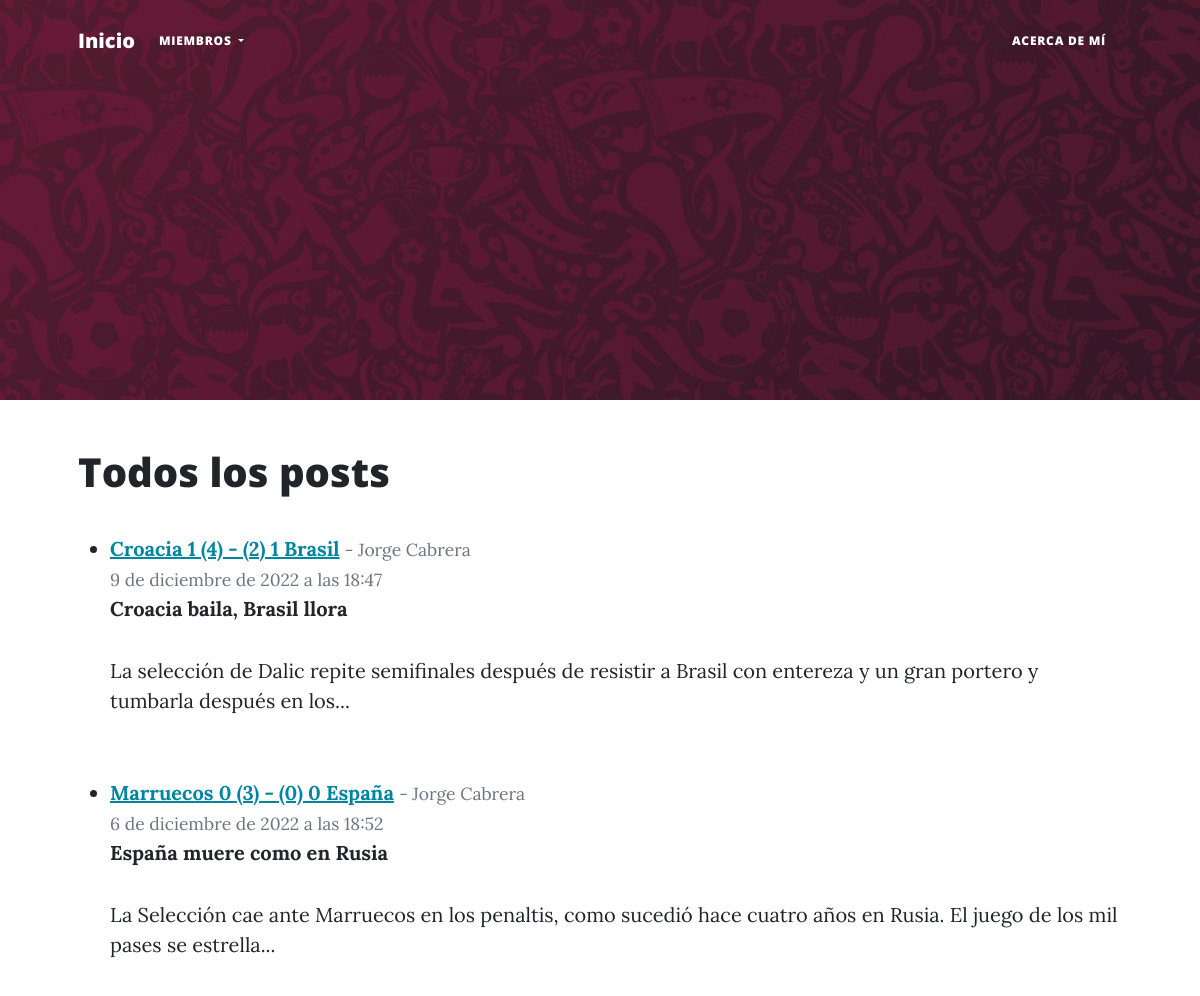
The page /all_posts/ (upper part) on the database as committed earlier.
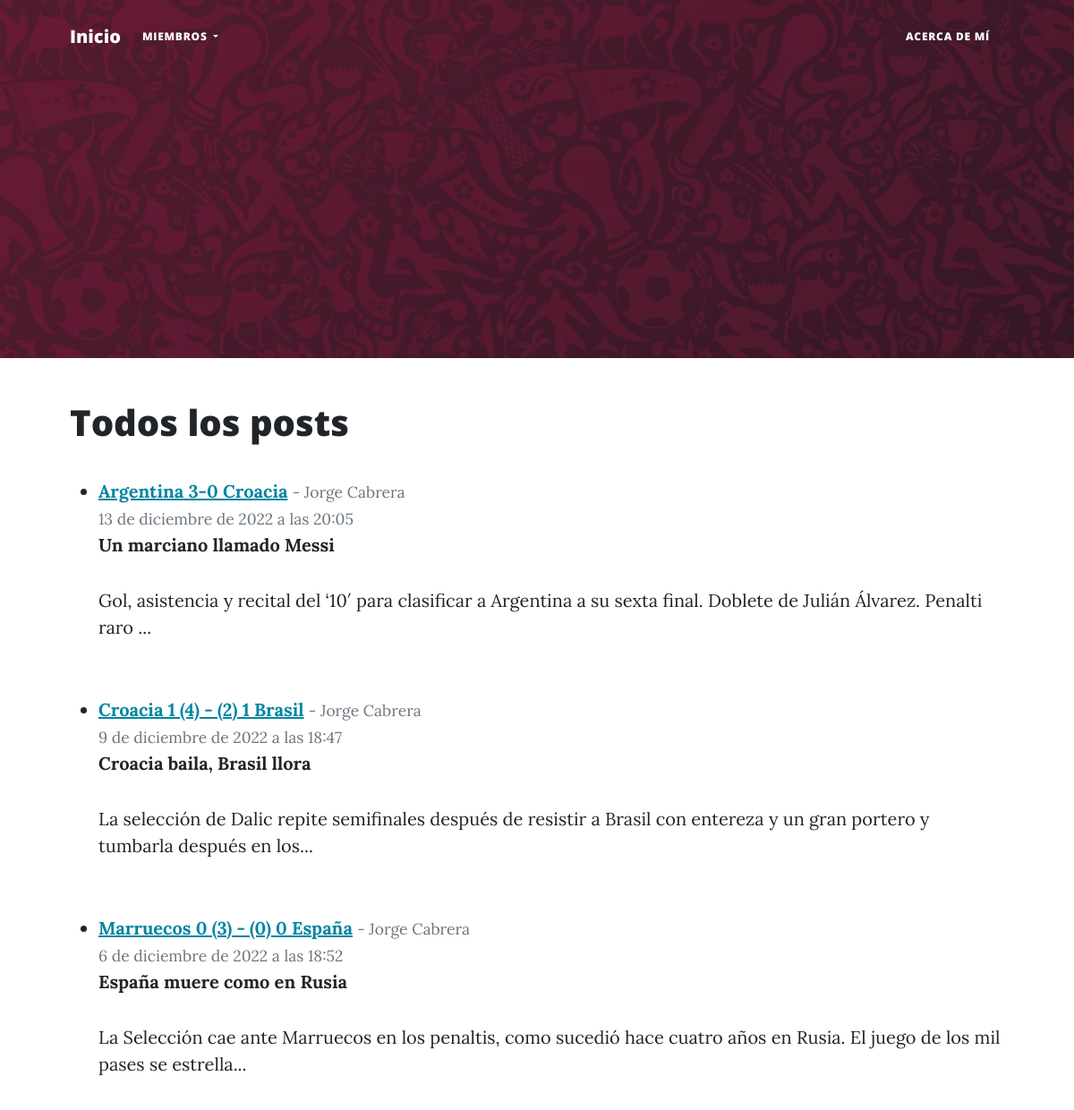
The same page on the database as committed later.
### Blog/models.py (models this page shows, shortened)
class Post(models.Model):
    titulo = models.CharField(max_length=255)
    subtitulo = models.CharField(max_length=255)
    autor = models.ForeignKey(User, on_delete=models.CASCADE)
    header = models.ImageField(null=True, blank=True, upload_to='images/')
    cuerpo = RichTextField(null=True, blank=True)
    fecha = models.DateTimeField(default=datetime.now())
    likes = models.ManyToManyField(User, related_name='blog_posts', blank=True)

### Blog/views.py (the view)
# urls.py: path('all_posts/', AllPostsView.as_view(), name='all_posts'),
class AllPostsView(ListView):
    model = Post
    template_name = 'all_posts.html'
    ordering = ['-fecha']

### Blog/templates/all_posts.html (shortened to what this page needs)
{% extends 'post.html' %}
{% block post %}
<div class="container px-4 px-lg-5">
    <h1>
        Todos los posts
    </h1>
    <br>
    <ul>
        {% for post in object_list %}
            <li>
                <a href="{% url 'post_details' post.pk %}" class="link-primary"><u><strong>{{post.titulo}}</strong></u></a>
                <small class="text-muted">
                    - {{post.autor.first_name}} {{post.autor.last_name}}
                    <br>
                    {{post.fecha}}
                </small>
                <br>
                <strong>
                    {{post.subtitulo}}
                </strong>
                <br>
                {{post.cuerpo|slice:":150"|safe}}...
                <br><br>
            </li>
        {% endfor %}
    </ul>
</div>
{% endblock post %}

Rows that differ between the two databases and show on the page:
added Post: titulo "Argentina 3-0 Croacia", autor.first_name "Jorge", autor.last_name "Cabrera", fecha "13 de diciembre de 2022 a las 20:05", subtitulo "Un marciano llamado Messi", cuerpo "Gol, asistencia y recital del ‘10′ para clasificar a Argentina a su sexta final. Doblete de Julián Álvarez. Penalti raro"
